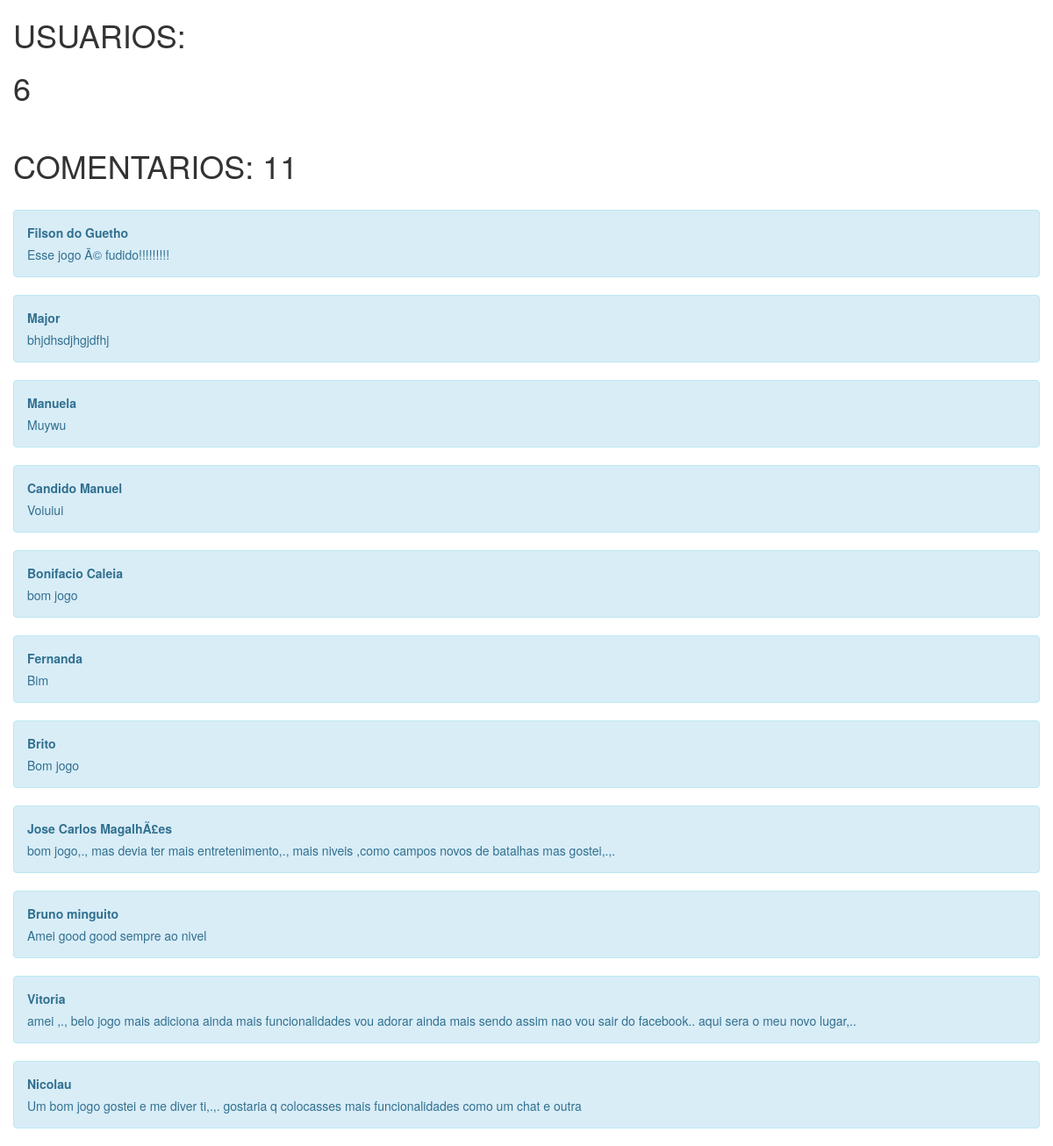
The app's page /user/contagem.php with its own data.
### tables this page shows
CREATE TABLE `sugestoes` (
  `id_suge` int(11) NOT NULL,
  `nome` varchar(60) NOT NULL,
  `sugestao` text NOT NULL
);

### user/contagem.php (the view, shortened to what this page needs)
<!Doctype html>
<html>
<head><title>Jogo do Galo</title>
<link rel="stylesheet" type="text/css" href="assets/css/bootstrap.css"/>
<link rel="stylesheet" type="text/css" href="assets/css/bootstrap.min.css"/>
</head>
<body>
<div class="container">
<div class="row">
<?php
include("../config/conn.php");
$sql="select *from jogadores";
try
{
  $re=$con->prepare($sql);
  $re->execute();
  $contar=$re->rowCount();
  echo"<h1>USUARIOS: </h1>";
  echo("<h1>".$contar."</h1><br/>");
}
catch(PDOException $e)
{
    echo $e;
}
$sql="select *from sugestoes order by id_suge desc";
try
{
  $re=$con->prepare($sql);
  $re->execute();
  $contar=$re->rowCount();
  echo"<h1>COMENTARIOS: $contar</h1><br/>";
  while($mostra=$re->fetch(PDO::FETCH_OBJ))
  {
    echo("<div class='alert alert-info'><label>".$mostra->nome."</label><br/>
    ".$mostra->sugestao."</div>");
  }
}
catch(PDOException $e)
{
    echo $e;
}
?>
</div>
</div>
</body>
</html>

### records on screen
sugestoes: nome "Filson do Guetho", sugestao "Esse jogo Ã© fudido!!!!!!!!!"
sugestoes: nome "Major", sugestao "bhjdhsdjhgjdfhj"
sugestoes: nome "Manuela", sugestao "Muywu"
sugestoes: nome "Candido Manuel", sugestao "Voiuiui"
sugestoes: nome "Bonifacio Caleia", sugestao "bom jogo"
sugestoes: nome "Fernanda", sugestao "Bim"
sugestoes: nome "Brito", sugestao "Bom jogo"
sugestoes: nome "Jose Carlos MagalhÃ£es", sugestao "bom jogo,., mas devia ter mais entretenimento,., mais niveis ,como campos novos de batalhas mas gostei,.,."
sugestoes: nome "Bruno minguito", sugestao "Amei good good sempre ao nivel"
sugestoes: nome "Vitoria", sugestao "amei ,., belo jogo mais adiciona ainda mais funcionalidades vou adorar ainda mais sendo assim nao vou sair do facebook.. aqui sera o meu novo lugar,.."
sugestoes: nome "Nicolau", sugestao "Um bom jogo gostei e me diver ti,.,. gostaria q colocasses mais funcionalidades como um chat e outra"

### other values on screen
$contar "6"
$contar "11"
